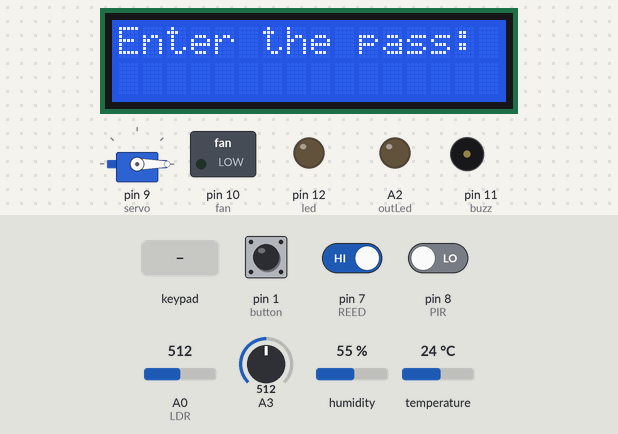
Bench run of a sketch on a simulated Arduino Uno, built with avr-gcc and run on an emulated ATmega328P. On the bench: servo, 16×2 character LCD, switched loads named in the sketch (green lamp = pin HIGH), output pins drawn as LEDs (lit = HIGH), buzzer (waves = sounding). The test bench sets the inputs (shaded band); at power-on: pin 7 (REED) HIGH, pin 1 (button) HIGH, pin 8 (PIR) LOW, A0 (LDR) = 512, A3 = 512, humidity 55 %, temperature 24 °C.

Above: at 1.2 s.
1.3 s: key '#' pressed
At 3.1 s:
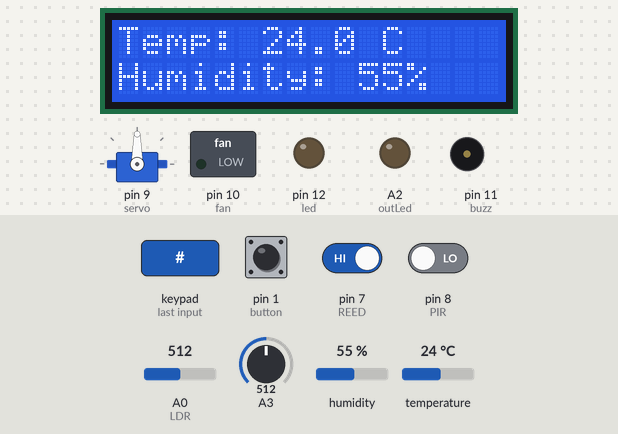
7.3 s: keypad keys 0 1 3 2 3 # pressed 0.4 s apart
At 9.8 s:
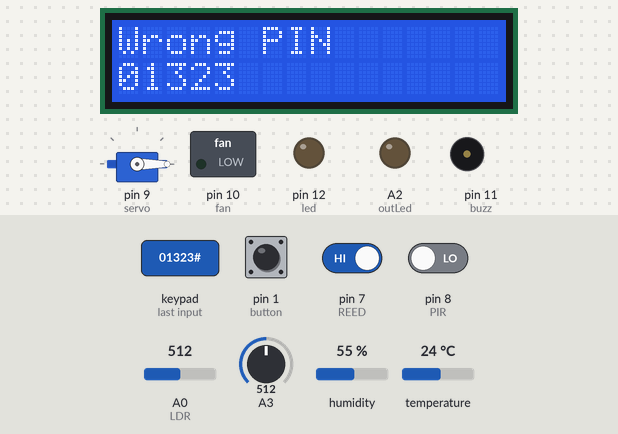
11.2 s: pin 7 (REED) driven LOW
At 12.4 s:
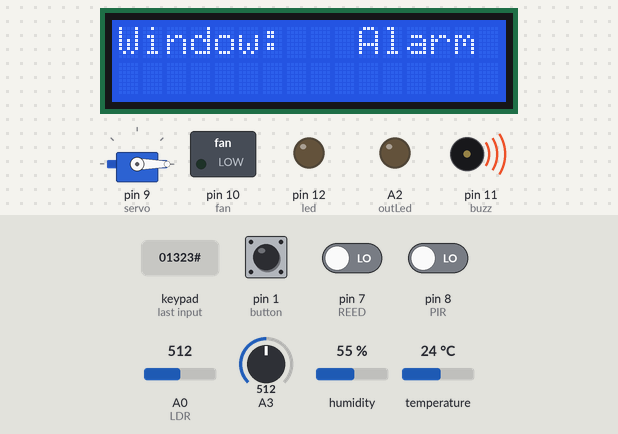
12.7 s: keypad keys 4 5 6 # pressed 0.4 s apart
At 12.92 s:
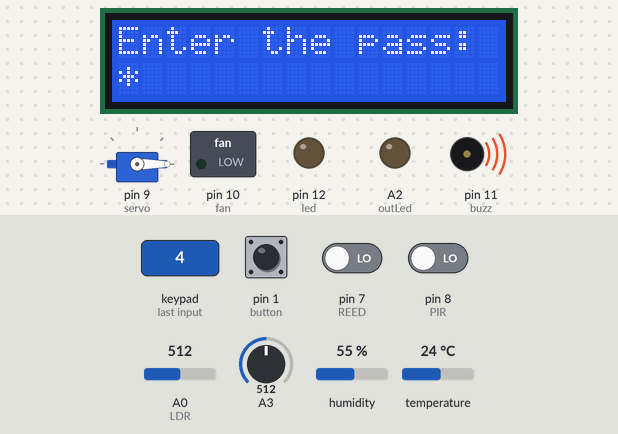
16.1 s: keypad keys 1 3 9 7 2 # pressed 0.4 s apart
At 16.72 s:
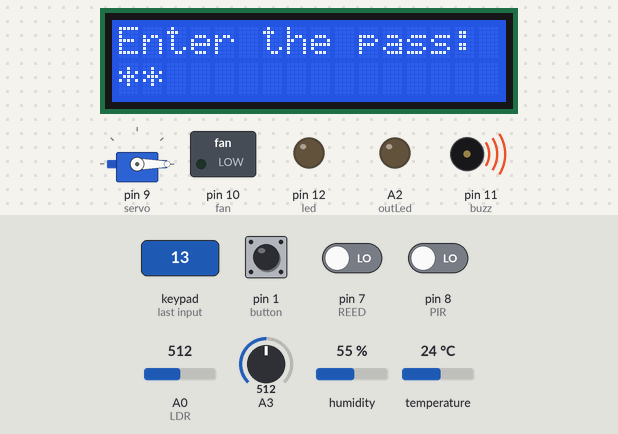
20.0 s: key '1' pressed
At 20.6 s:
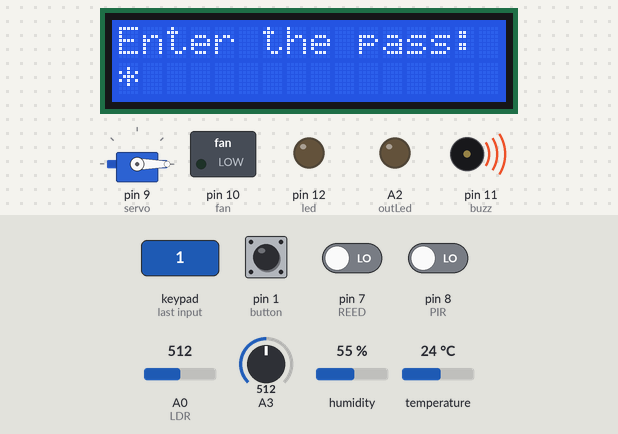
Timing chart, 0 to 22.5 s (numbered marks = the images above; inputs shaded):
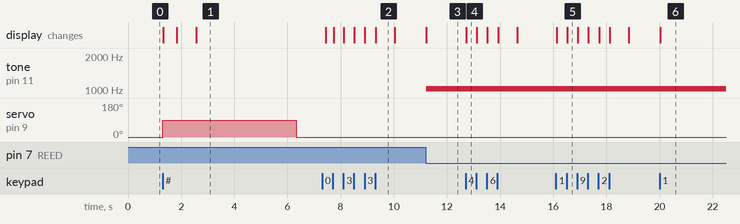

Measured:
- after the input at 1.3 s, servo on pin 9 (servo): 0° → 90° at once, → 0° 5.0 s later; the display: first changes at once (image 1 shows a later state)
- after the input at 7.3 s, the display: first changes after 0.13 s (image 2 shows a later state)
- after the input at 11.2 s, tone on pin 11 (buzz): silent → 1023 Hz at once; the display: changes at once (image 3)
- after the input at 12.7 s, the display: changes at once (image 4)
- after the input at 16.1 s, the display: first changes at once (image 5 shows a later state)
- after the input at 20.0 s, the display: changes at once (image 6)
- what the display in image 2 shows lasts 0.7 s, from 9.3 s to 10.0 s

The sketch:

Smart_Home.ino
```cpp
#include <Keypad.h>
#include <Servo.h>
#include <DHT.h>
#include <LCD_I2C.h>


#define led 12
#define outLed A2
#define fan 10
#define buzz 11
#define servo 9
#define REED 7
#define PIR 8
#define LDR A0
#define button 1
#define dhtPin A1
#define pot A3
#define DHTTYPE DHT11


LCD_I2C lcd(0x27, 16, 2);
DHT dht(dhtPin, DHTTYPE);
Servo doorServo;

const byte ROWS = 4;
const byte COLS = 3;
char keys[ROWS][COLS] = {
  {'1','2','3'},
  {'4','5','6'},
  {'7','8','9'},
  {'*','0','#'}
};
byte rowPins[ROWS] = {0,13,2,3};
byte colPins[COLS] = {4,5,6};
Keypad keypad = Keypad(makeKeymap(keys), rowPins, colPins, ROWS, COLS);


const String password = "";  // Password for the smart home system
int mode =0; //0 door , 1 indoor , -1 alarm state
int security =0; //0 door , 1 indoor_0ff , 2 indoor_on , -1 alarm state
String entered = "";
bool unlocked = false; // Flag to indicate if the door is unlocked
unsigned long unlockUntil = 0, ledDelay=0; // Timestamp until which the door remains unlocked and the last time the LED was turned on
unsigned long lastDisplay = 0; // Timestamp for the last display update
int astrict_count =0; // Counter for the number of asterisks displayed on the LCD
int ReedState = -1; // State of the reed switch (0: closed, 1: open)
int tempSet = 0; // Desired temperature threshold for the fan
int poten; // Variable to store the potentiometer reading
int lastPoten=0; // Variable to store the last potentiometer reading
bool pir_state=0; // State of the PIR sensor (0: no motion, 1: motion detected)


void setup() {
  pinMode(REED,INPUT);
  pinMode(PIR,INPUT);
  pinMode(led, OUTPUT);
  pinMode(outLed,OUTPUT);
  pinMode(buzz,OUTPUT);
  pinMode(button,INPUT_PULLUP);
  pinMode(rowPins,INPUT_PULLUP);
  pinMode(colPins,INPUT_PULLUP);
  pinMode(fan,OUTPUT);
  doorServo.attach(servo);
  doorServo.write(0);
  dht.begin();
  lcd.begin();
  lcd.backlight();
  lcd.clear();
  lcd.setCursor(0,0);
  lcd.print("Enter the pass: ");

}


void loop() {
  const char key = keypad.getKey();
    int Reed_read = digitalRead(REED);
    int pir_read = digitalRead(PIR);
    int level = analogRead(LDR) < 512 ? 1 : 0; // Determine the LED level based on LDR reading
    float humidity = dht.readHumidity();
    float temp = dht.readTemperature();
    poten = analogRead(A3);


  if (key) {
/* If the system is in indoor mode and a key
   other than '*' or '#' is pressed,
   reset the mode and security state,
   clear the entered password,
   and prompt for password entry again.
    */
    if (mode ==1 && key!='*' && key!='#'){
    mode = 0;
    security = 0;
    entered = "";
    lcd.clear();
    lcd.setCursor(0,0);
    lcd.print("Enter the pass: ");
    astrict_count=0;
    }


    /* If the system is in alarm state and a key
     other than '*' or '#' is pressed,
     prompt for password entry.
    */
    else if(mode == -1 && key!='*' && key!='#'){
    lcd.setCursor(0,0);
    lcd.print("Enter the pass: ");
    }


    /* If the system is in indoor mode
       and the '*' key is pressed,
       toggle the security state. */
    if(key == '*' && mode ==1 && security == 1){
      lcd.clear();
      security = 2;
      lcd.print("Window: Safe   ");
    }


    /* If the system is in indoor mode
       and the '*' key is pressed,
       toggle the security state. */
    else if(key == '*' && mode == 1 && security == 2 ){
      lcd.clear();
      security = 1;
    }

    /* If the system is in door mode and the '#' key is pressed,
       or if the entered password length reaches 16 characters,
       check if the entered password matches the stored password.
       If it matches, unlock the door and set the system to indoor mode.
       If it doesn't match, display an error message and prompt for password entry again. */
    else if ((key == '#' || entered.length() == 16) && mode != 1 ) {
      if (entered == password) {
        unlocked = true;
        unlockUntil = millis() + 5000UL;
        doorServo.write(90);
        noTone(buzz);
        lcd.clear();
        lcd.setCursor(0, 0);
        lcd.print("PIN accepted");
        delay(500);
        ReedState = 0;
        entered="";
        mode =1;
        security =1;
        astrict_count=0;
      }


      /* If the entered password does not match the stored password,
         display an error message, clear the entered password,
         and prompt for password entry again. */
      else {
        lcd.clear();
        lcd.setCursor(0, 0);
        lcd.print("Wrong PIN");
        lcd.setCursor(0,1);
        lcd.print(entered);
        delay(700);
        lcd.clear();
        entered = "";
        lcd.setCursor(0,0);
        lcd.print("Enter the pass: ");
        astrict_count=0;
      }


      /* If the system is in door mode and the '*' key is pressed,
         or if the system is in indoor mode and the '#' key is pressed,
         do nothing. */
    }
    else if((key == '#' && mode !=0)|| (key =='*'&& mode !=1)){
        ;
    }


    /* If a key other than '*' or '#' is pressed,
       append the key to the entered password,
       display an asterisk on the LCD, and increment the asterisk count. */
    else{
      entered += key;
      lcd.setCursor(astrict_count, 1);
      lcd.print('*');
      astrict_count++;
    }
  }


  /* If the door is unlocked and the unlock duration has elapsed,
     lock the door and reset the unlocked flag. */
if (unlocked && (long)(millis() - unlockUntil) >= 0) {
  doorServo.write(0);
  unlocked = false;
}


/* If the system is in indoor mode,
   read the potentiometer value, map it to a temperature threshold,
   display the threshold on the LCD,
   and control the fan based on the current temperature and the set threshold.
   then display the current temperature and humidity on the LCD. */
  if(mode ==1 ){

    tempSet= map(poten,0,1023,10,50);
    if((tempSet < lastPoten || tempSet  > lastPoten) && (tempSet>=15 && tempSet<=45) ){
      lcd.clear();
      lcd.setCursor(0, 0);
      lcd.print("Threshold: "); lcd.print(tempSet, 1); lcd.print(" C   ");

      lastPoten=tempSet;
    delay(200);
    }

    if(temp>=tempSet || tempSet<=15){
       digitalWrite(fan,1);
       delay(500);

    }
    else if (tempSet>45) {
      digitalWrite(fan,0);
      delay(500);
    }
    else{
      digitalWrite(fan,0);
      delay(500);
    }
      if(security==1){
      if (millis() - lastDisplay >= 500UL) {

      lastDisplay = millis();

        if(digitalRead(button) == 1){
            digitalWrite(led, level);
        }
        else{
            digitalWrite(led,1);

        }

    lcd.setCursor(0, 0);
    lcd.print("Temp: "); lcd.print(temp, 1); lcd.print(" C   ");
    lcd.setCursor(0, 1);
    lcd.print("Humidity: "); lcd.print(humidity, 0); lcd.print("%  ");
      }
    }


  }


  /* If the reed switch is open and the system is not in alarm state,
     display an alarm message, sound the buzzer, clear the entered password,
     reset the asterisk count, set the security state to alarm, and set the mode to alarm. */

  if (ReedState ==1 && security!=-1) {
        lcd.clear();
        lcd.setCursor(0,0);
        lcd.print("Window:   Alarm ");
        tone(buzz,1023);
        entered ="";
        astrict_count =0;
        security =-1;
        mode =-1;
  }

  /* If the PIR sensor detects motion and the system is not in alarm state,
     turn on the output LED for 2.5 seconds, then turn it off. */
  if(security==0 || security ==2){
    if(pir_read == 1 && pir_state == 0){
    digitalWrite(outLed,1);
    ledDelay = millis() + 2500UL;
    pir_state = 1;
    }
    if(pir_state ==1 && millis() - ledDelay >=0){
      digitalWrite(outLed,0);
      pir_state=0;
    }

    // Read the state of the reed switch and update the ReedState variable accordingly
    if(Reed_read == 0){
    ReedState=1;

    }
    else{
    ReedState =0 ;
    }
  }


}
```
